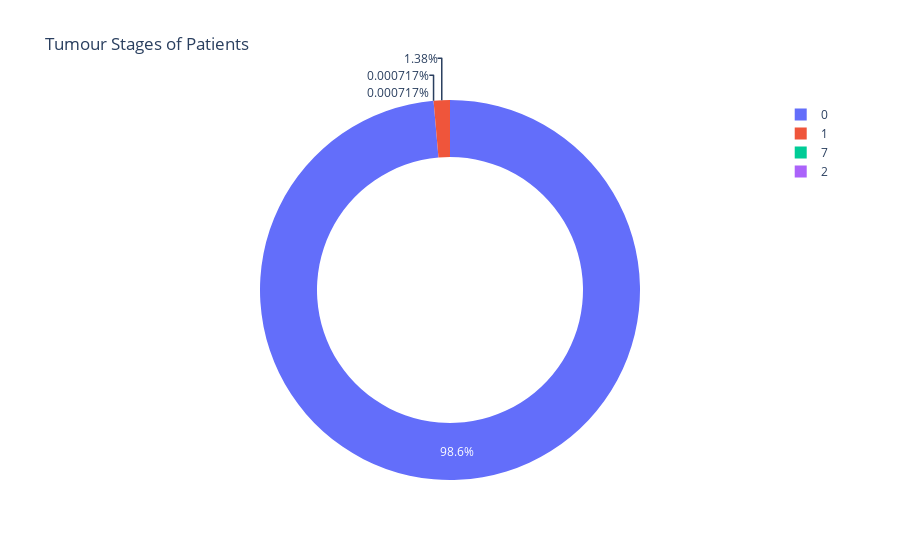

Here is the notebook cell this chart was saved with:
### Code cell
stage = y_predict["Predicted"].value_counts()
transactions = stage.index
quantity = stage.values

figure = px.pie(y_predict, 
             values=quantity, 
             names=transactions,hole = 0.7, 
             title="Tumour Stages of Patients")
figure.show()

### Figure 1 — Plotly figure (JSON) as saved in the notebook; plotly's stock layout.template omitted (floating-point values rounded to 4 significant figures)
{"data": [{"domain": {"x": [0, 1], "y": [0, 1]}, "hole": 0.7, "hovertemplate": "label=%{label}<br>value=%{value}<extra></extra>", "labels": [0, 1, 7, 2], "legendgroup": "", "name": "", "showlegend": true, "type": "pie", "values": [137487, 1923, 1, 1]}], "layout": {"legend": {"tracegroupgap": 0}, "title": {"text": "Tumour Stages of Patients"}}}
